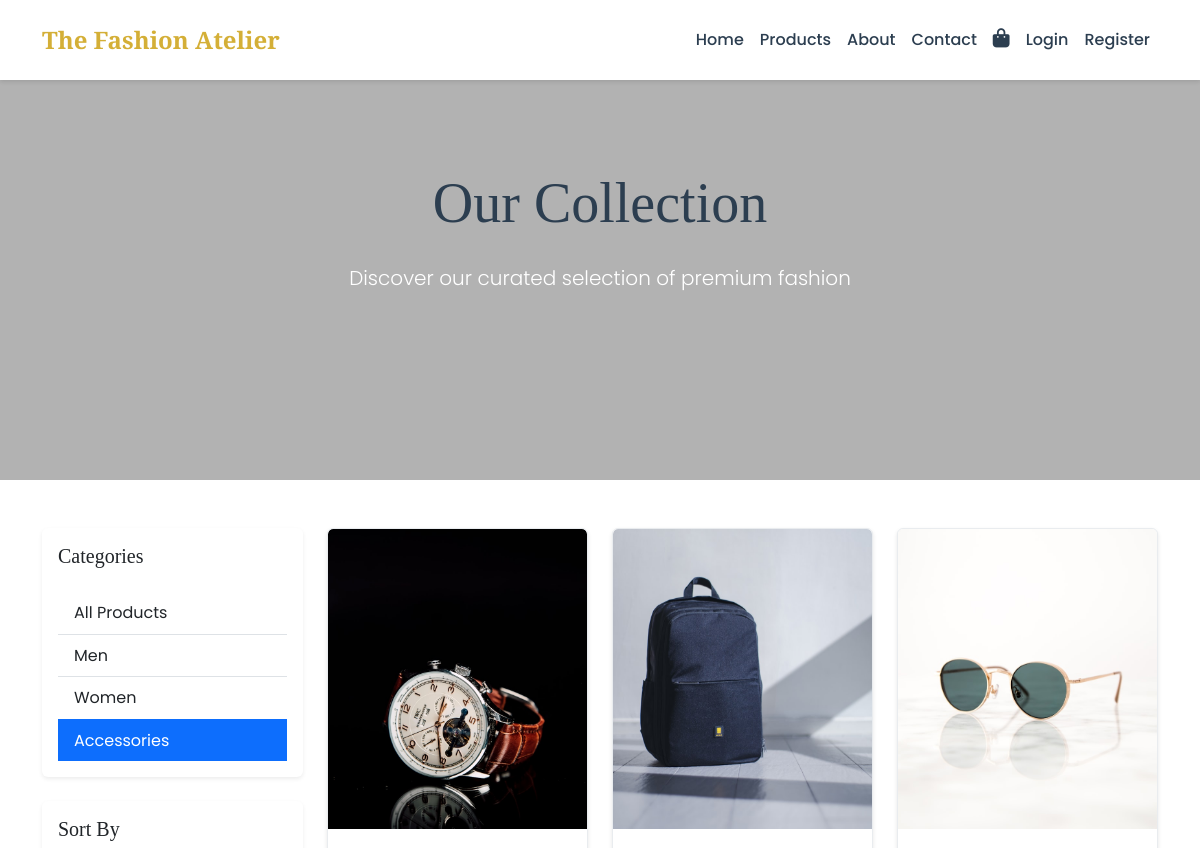
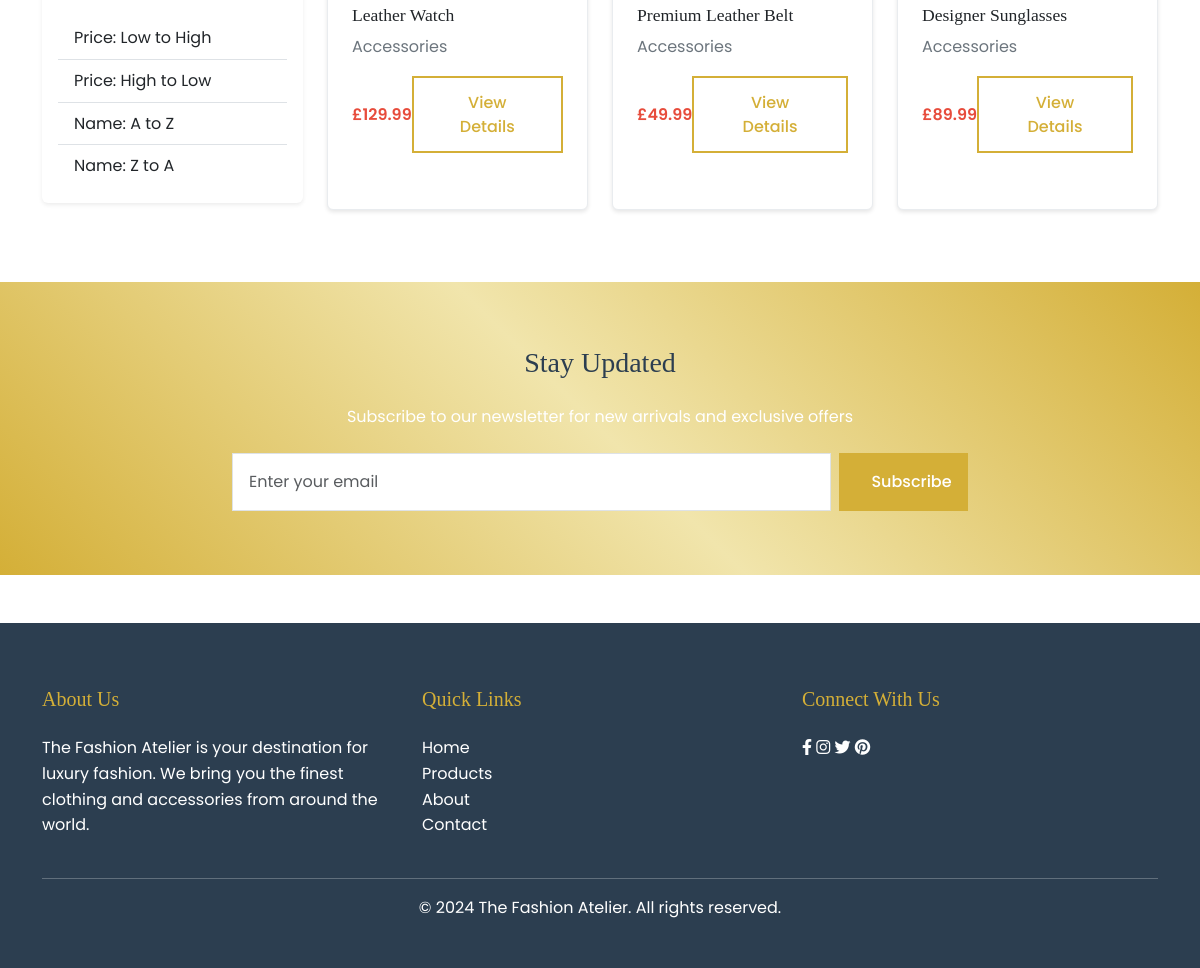
Screenshot of /products/?category=3 with the database file from the repository (2 pictures, top to bottom).
### clothes/models.py (models this page shows, shortened)
class Category(models.Model):
    name = models.CharField(max_length=100)
    slug = models.SlugField(unique=True, blank=True)
    description = models.TextField(blank=True)
    image = models.ImageField(upload_to='categories/', blank=True)
    created_at = models.DateTimeField(auto_now_add=True)
    updated_at = models.DateTimeField(auto_now=True)
    class Meta:
        verbose_name_plural = 'Categories'

class Product(models.Model):
    name = models.CharField(max_length=200)
    slug = models.SlugField(unique=True, blank=True)
    description = models.TextField()
    price = models.DecimalField(max_digits=10, decimal_places=2)
    discount = models.IntegerField(default=0, help_text='Percentage discount (0-100)')
    category = models.ForeignKey(Category, on_delete=models.CASCADE, related_name='products')
    image = models.ImageField(upload_to='products/')
    is_featured = models.BooleanField(default=False)
    is_new = models.BooleanField(default=True)
    stock = models.IntegerField(default=0)
    created_at = models.DateTimeField(auto_now_add=True)
    updated_at = models.DateTimeField(auto_now=True)

### clothes/views.py (the view, shortened to what this page needs)
# urls.py: path('products/', views.products, name='products'),
def products(request):
    products_list = Product.objects.all()
    categories = Category.objects.all()
    category_id = request.GET.get('category')
    if category_id:
        products_list = products_list.filter(category_id=category_id)
    sort = request.GET.get('sort')
    paginator = Paginator(products_list, 9)  # 9 products per page
    page_number = request.GET.get('page')
    products = paginator.get_page(page_number)
    return render(request, 'clothes/products.html', {
        'products': products,
        'categories': categories
    })

### clothes/templates/clothes/products.html (shortened to what this page needs)
{% extends 'clothes/base.html' %}
{% load static %}
{% block content %}
<section class="hero-section" style="background-image: url('{% static 'clothes/images/products-hero.jpg' %}');">
    <div class="hero-bg"></div>
    <div class="container">
        <div class="hero-content text-center">
            <h1 class="display-4 mb-4">Our Collection</h1>
            <p class="lead">Discover our curated selection of premium fashion</p>
        </div>
    </div>
</section>
<section class="py-5">
    <div class="container">
        <div class="row">
            <div class="col-md-3">
                <div class="card shadow-sm mb-4">
                    <div class="card-body">
                        <h5 class="card-title mb-4">Categories</h5>
                        <div class="list-group list-group-flush">
                            <a href="{% url 'clothes:products' %}" class="list-group-item list-group-item-action {% if not request.GET.category %}active{% endif %}">
                                All Products
                            </a>
                            {% for category in categories %}
                            <a href="{% url 'clothes:products' %}?category={{ category.id }}"
                               class="list-group-item list-group-item-action {% if request.GET.category == category.id|stringformat:'s' %}active{% endif %}">
                                {{ category.name }}
                            </a>
                            {% endfor %}
                        </div>
                    </div>
                </div>
                <div class="card shadow-sm">
                    <div class="card-body">
                        <h5 class="card-title mb-4">Sort By</h5>
                        <div class="list-group list-group-flush">
                            <a href="{% url 'clothes:products' %}?sort=price-asc" class="list-group-item list-group-item-action {% if request.GET.sort == 'price-asc' %}active{% endif %}">
                                Price: Low to High
                            </a>
                            <a href="{% url 'clothes:products' %}?sort=price-desc" class="list-group-item list-group-item-action {% if request.GET.sort == 'price-desc' %}active{% endif %}">
                                Price: High to Low
                            </a>
                            <a href="{% url 'clothes:products' %}?sort=name-asc" class="list-group-item list-group-item-action {% if request.GET.sort == 'name-asc' %}active{% endif %}">
                                Name: A to Z
                            </a>
                            <a href="{% url 'clothes:products' %}?sort=name-desc" class="list-group-item list-group-item-action {% if request.GET.sort == 'name-desc' %}active{% endif %}">
                                Name: Z to A
                            </a>
                        </div>
                    </div>
                </div>
            </div>
            <div class="col-md-9">
                <div class="row">
                    {% for product in products %}
                    <div class="col-md-4 mb-4">
                        <div class="card product-card h-100">
                            <img src="{{ product.image.url }}" class="card-img-top" alt="{{ product.name }}">
                            <div class="card-body">
                                <h5 class="card-title">{{ product.name }}</h5>
                                <p class="card-text text-muted">{{ product.category.name }}</p>
                                <div class="d-flex justify-content-between align-items-center">
                                    <span class="price">£{{ product.price }}</span>
                                    <a href="{% url 'clothes:product_detail' product.id %}" class="btn btn-outline-dark">View Details</a>
                                </div>
                            </div>
                        </div>
                    </div>
                    {% endfor %}
                </div>
            </div>
        </div>
    </div>
</section>
<section class="newsletter-section">
    <div class="container">
        <div class="row justify-content-center">
            <div class="col-md-8 text-center">
                <h3 class="mb-4">Stay Updated</h3>
                <p class="mb-4">Subscribe to our newsletter for new arrivals and exclusive offers</p>
                <form class="d-flex gap-2">
                    <input type="email" class="form-control" placeholder="Enter your email">
                    <button type="submit" class="btn btn-gold">Subscribe</button>
                </form>
            </div>
        </div>
    </div>
</section>
{% endblock %}

### clothes/static/clothes/css/style.css (style rules this page uses)
:root { --primary: #2c3e50; --primary-dark: #1a252f; --primary-color: #2c3e50; --secondary-color: #34495e; --accent-color: #e74c3c; --text-color: #2c3e50; --light-gray: #ecf0f1; --white: #ffffff; --gold: #d4af37; --dark-gold: #b38f2d; }
body { font-family: 'Poppins', sans-serif; color: var(--text-color); line-height: 1.6; }
h1, h2, h3, h4, h5, h6 { font-family: 'Playfair Display', serif; color: var(--primary-color); }
.hero-section { position: relative; min-height: 60vh; display: flex; align-items: center; background-size: cover; background-position: center; }
.hero-bg { position: absolute; top: 0; left: 0; right: 0; bottom: 0; background-color: rgba(0,0,0,0.3); }
.hero-content { position: relative; z-index: 1; color: var(--white); }
.btn { padding: 0.8rem 2rem; border-radius: 0; font-weight: 500; transition: all 0.3s ease; }
.btn-outline-dark { border: 2px solid var(--primary-color); color: var(--primary-color); }
.btn-gold { background-color: var(--gold); color: var(--white); border: none; }
.card { border: none; box-shadow: 0 2px 4px rgba(0,0,0,0.1); transition: transform 0.3s ease; }
.card-img-top { height: 300px; object-fit: cover; }
.product-card { margin-bottom: 2rem; }
.product-card .card-body { padding: 1.5rem; }
.product-card .card-title { font-size: 1.1rem; margin-bottom: 0.5rem; }
.product-card .price { color: var(--accent-color); font-weight: 600; }
.newsletter-section { background-color: var(--primary-color); color: var(--white); padding: 4rem 0; }
.newsletter-section .form-control { border-radius: 0; padding: 1rem; }
:root { --gold: #d4af37; --gold-light: #f1e5ac; --gold-glitter: linear-gradient(45deg, #d4af37, #f1e5ac, #d4af37); --off-white: #f8f9fa; --light-gray: #e9ecef; }
.hero-section { min-height: 60vh; background-color: var(--white); color: var(--gold); position: relative; overflow: hidden; }
.hero-bg { position: absolute; top: 0; left: 0; width: 100%; height: 100%; background-size: cover; background-position: center; background-attachment: fixed; filter: brightness(0.9); transition: transform 15s ease-in-out; }
.product-card { transition: all 0.4s cubic-bezier(0.165, 0.84, 0.44, 1); position: relative; overflow: hidden; border: 1px solid var(--light-gray); }
.product-card img { transition: transform 0.6s ease; }
.btn { transition: all 0.3s cubic-bezier(0.4, 0, 0.2, 1); position: relative; overflow: hidden; }
.btn-outline-dark { color: var(--gold); border-color: var(--gold); }
.btn::after { content: ''; position: absolute; top: 50%; left: 50%; width: 0; height: 0; background: rgba(255, 255, 255, 0.2); border-radius: 50%; transform: translate(-50%, -50%); transition: width 0.6s ease, height 0.6s ease; }
.newsletter-section { background: var(--gold-glitter); color: var(--white); position: relative; overflow: hidden; }
.newsletter-section::before { content: ''; position: absolute; top: 0; left: 0; width: 100%; height: 100%; background: url('https://images.unsplash.com/photo-1490481651871-ab68de25d43d?ixlib=rb-1.2.1&auto=format&fit=crop&w=1950&q=80') center/cover no-repeat; opacity: 0.2; filter: brightness(0.7); }
.form-control { transition: all 0.3s ease; }
.text-muted { color: #6c757d !important; }
.container { opacity: 1; transform: translateY(0); transition: all 0.6s ease; }
.hero-content { opacity: 0; transform: translateX(-20px); animation: fadeInLeft 0.8s ease forwards; }

### clothes/templates/clothes/base.html (style rules this page uses)
body { font-family: 'Poppins', sans-serif; background-color: #ffffff; }
h1, h2, h3, h4, h5, h6, .navbar-brand { font-family: 'Playfair Display', serif; }

### rows the page displays
Category: name "Men"
Category: name "Women"
Category: name "Accessories"
Product: image (picture), name "Leather Watch", category.name "Accessories", price "129.99"
Product: image (picture), name "Premium Leather Belt", category.name "Accessories", price "49.99"
Product: image (picture), name "Designer Sunglasses", category.name "Accessories", price "89.99"
